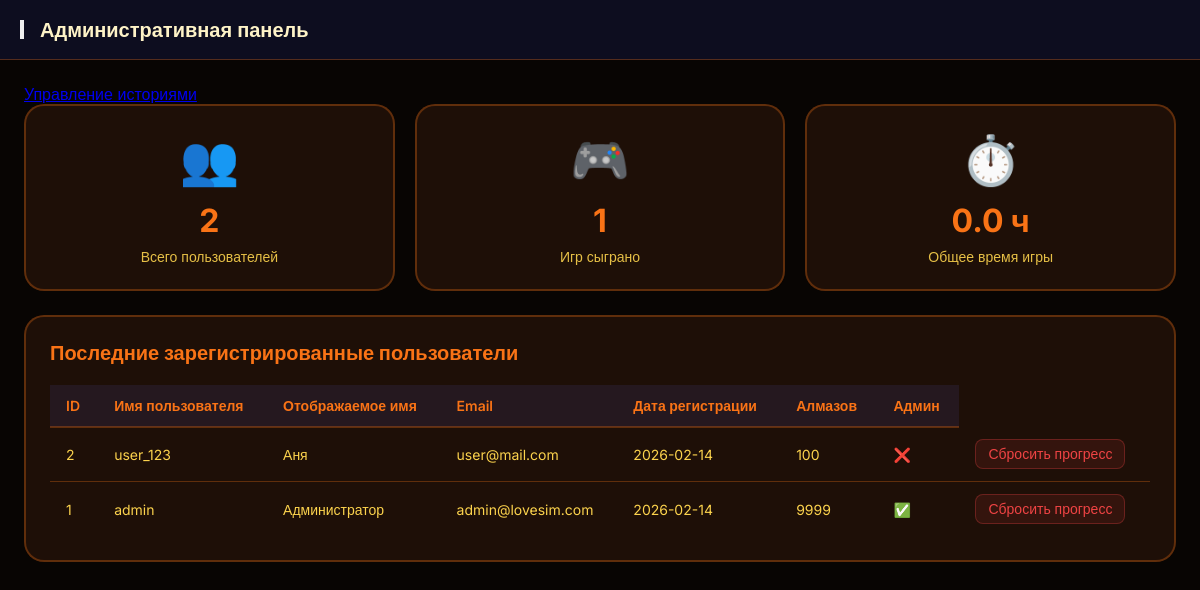
The page /admin (signed in) on the database its author committed.
### tables this page shows
CREATE TABLE users (
                    id INTEGER PRIMARY KEY AUTOINCREMENT,
                    username TEXT UNIQUE NOT NULL,
                    email TEXT UNIQUE NOT NULL,
                    password_hash TEXT NOT NULL,
                    password_salt TEXT NOT NULL,
                    display_name TEXT,
                    avatar_url TEXT,
                    created_at TIMESTAMP DEFAULT CURRENT_TIMESTAMP,
                    last_login TIMESTAMP,
                    is_active BOOLEAN DEFAULT 1,
                    is_admin BOOLEAN DEFAULT 0,
                    failed_login_attempts INTEGER DEFAULT 0,
                    locked_until TIMESTAMP,
                    diamonds INTEGER DEFAULT 0,
                    theme TEXT DEFAULT 'orange',
                    settings TEXT DEFAULT '{}'
                );

### app.py (the view)
@app.route('/admin')
@admin_required
def admin_page():
    user = db.get_user_by_id(session['user_id'])
    with db.get_connection() as conn:
        cursor = conn.cursor()
        cursor.execute('SELECT COUNT(*) as count FROM users')
        total_users = cursor.fetchone()['count']
        cursor.execute('SELECT COUNT(*) as count FROM game_stats')
        total_games_played = cursor.fetchone()['count']
        cursor.execute('SELECT SUM(play_time) as total FROM game_stats')
        total_play_time = cursor.fetchone()['total'] or 0
        cursor.execute('SELECT * FROM users ORDER BY created_at DESC LIMIT 10')
        recent_users = [dict(row) for row in cursor.fetchall()]
    return render_template(
        'admin.html',
        user=user,
        total_users=total_users,
        total_games_played=total_games_played,
        total_play_time=total_play_time,
        recent_users=recent_users
    )

### app.py (called while the page is built)
def admin_required(f):
    @wraps(f)
    def decorated_function(*args, **kwargs):
        if 'user_id' not in session:
            return redirect(url_for('login_page'))
        user = db.get_user_by_id(session['user_id'])
        if not user or not user.get('is_admin'):
            return render_template('error.html',
                                   message='Доступ запрещен',
                                   code=403), 403
        return f(*args, **kwargs)
    return decorated_function

### database.py (called while the page is built)
    @contextmanager
    def get_connection(self):
        conn = sqlite3.connect(self.db_path)
        conn.row_factory = sqlite3.Row
        try:
            yield conn
            conn.commit()
        except Exception:
            conn.rollback()
            raise
        finally:
            conn.close()

    def get_user_by_id(self, user_id: int) -> Optional[Dict[str, Any]]:
        with self.get_connection() as conn:
            cursor = conn.cursor()
            cursor.execute('SELECT * FROM users WHERE id = ?', (user_id,))
            user = cursor.fetchone()
            return dict(user) if user else None

### templates/admin.html (shortened to what this page needs)
{% extends "base.html" %}
{% block content %}
<div class="admin-container">
  <div class="top-bar">
    <div class="top-left">
      <button class="icon-btn" onclick="window.location.href='/dashboard'">
      </button>
      <div class="page-title">Административная панель</div>
    </div>
  </div>
  <div class="main-content">
    <a href="{{ url_for('admin_stories_page') }}">Управление историями</a>
    <div class="stats-grid">
      <div class="stat-card">
        <div class="stat-icon">👥</div>
        <div class="stat-value">{{ total_users }}</div>
        <div class="stat-label">Всего пользователей</div>
      </div>
      <div class="stat-card">
        <div class="stat-icon">🎮</div>
        <div class="stat-value">{{ total_games_played }}</div>
        <div class="stat-label">Игр сыграно</div>
      </div>
      <div class="stat-card">
        <div class="stat-icon">⏱️</div>
        <div class="stat-value">{{ (total_play_time / 3600)|round(1) }} ч</div>
        <div class="stat-label">Общее время игры</div>
      </div>
    </div>
    <div class="section">
      <h3>Последние зарегистрированные пользователи</h3>
      <div class="users-table">
        <table>
          <thead>
            <tr>
              <th>ID</th>
              <th>Имя пользователя</th>
              <th>Отображаемое имя</th>
              <th>Email</th>
              <th>Дата регистрации</th>
              <th>Алмазов</th>
              <th>Админ</th>
            </tr>
          </thead>
          <tbody>
            {% for user in recent_users %}
              <tr>
                <td>{{ user.id }}</td>
                <td>{{ user.username }}</td>
                <td>{{ user.display_name }}</td>
                <td>{{ user.email }}</td>
                <td>{{ user.created_at[:10] }}</td>
                <td>{{ user.diamonds }}</td>
                <td>{% if user.is_admin %}✅{% else %}❌{% endif %}</td>
                <td>
                  <button class="btn-reset-progress" onclick="resetProgress({{ user.id }})">
                    Сбросить прогресс
                  </button>
                </td>
              </tr>
            {% endfor %}
          </tbody>
        </table>
      </div>
    </div>
  </div>
</div>
{% endblock %}

### templates/base.html (shortened to what this page needs)
<!DOCTYPE html>
<html lang="ru">
<head>
  <link rel="stylesheet" href="{{ url_for('static', filename='css/style.css') }}">
</head>
<body data-theme="{% if user and user.theme %}{{ user.theme }}{% else %}orange{% endif %}">
  {% block content %}{% endblock %}
</body>
</html>

### static/css/style.css (style rules this page uses)
* { margin: 0; padding: 0; box-sizing: border-box; }
body { font-family: 'Inter', -apple-system, BlinkMacSystemFont, sans-serif; -webkit-font-smoothing: antialiased; -moz-osx-font-smoothing: grayscale; }

### templates/admin.html (style rules this page uses)
.btn-reset-progress { background: rgba(239, 68, 68, 0.1); color: #ef4444; border: 1px solid rgba(239, 68, 68, 0.3); padding: 6px 12px; border-radius: 8px; cursor: pointer; transition: all 0.2s; font-size: 14px; }
:root { --bg-primary: #0a0a0f; --bg-gradient-start: #0f0f1a; --bg-gradient-end: #1a1a2e; --accent: #6366f1; --accent-dark: #4f46e5; --text-primary: #f1f5f9; --text-secondary: #cbd5e1; --card-bg: rgba(20, 20, 40, 0.7); --card-border: rgba(99, 102, 241, 0.3); }
[data-theme="orange"] { --bg-primary: #080503; --bg-gradient-start: #0d0704; --bg-gradient-end: #1a1208; --accent: #f97316; --accent-dark: #ea580c; --text-primary: #fef3c7; --text-secondary: #fcd34d; --card-bg: rgba(40, 20, 10, 0.7); --card-border: rgba(249, 115, 22, 0.3); }
* { margin: 0; padding: 0; box-sizing: border-box; }
body { font-family: 'Inter', sans-serif; background: var(--bg-primary); color: var(--text-primary); min-height: 100vh; }
.admin-container { display: flex; flex-direction: column; min-height: 100vh; }
.top-bar { height: 60px; background: rgba(15, 15, 35, 0.9); backdrop-filter: blur(20px); border-bottom: 1px solid var(--card-border); display: flex; align-items: center; justify-content: space-between; padding: 0 20px; position: sticky; top: 0; z-index: 100; }
.top-left { display: flex; align-items: center; gap: 16px; }
.page-title { font-size: 20px; font-weight: 600; }
.main-content { padding: 24px; overflow-y: auto; flex: 1; }
.stats-grid { display: grid; grid-template-columns: repeat(auto-fit, minmax(240px, 1fr)); gap: 20px; margin-bottom: 24px; }
.stat-card { background: var(--card-bg); backdrop-filter: blur(15px); border: 2px solid var(--card-border); border-radius: 20px; padding: 24px; text-align: center; transition: all 0.2s; }
.stat-icon { font-size: 48px; margin-bottom: 12px; }
.stat-value { font-size: 32px; font-weight: 700; color: var(--accent); margin-bottom: 8px; }
.stat-label { color: var(--text-secondary); font-size: 14px; opacity: 0.9; }
.section { background: var(--card-bg); backdrop-filter: blur(15px); border: 2px solid var(--card-border); border-radius: 20px; padding: 24px; margin-bottom: 24px; }
.section h3 { font-size: 20px; font-weight: 700; margin-bottom: 20px; color: var(--accent); }
.users-table { overflow-x: auto; }
table { width: 100%; border-collapse: collapse; }
table thead { background: rgba(99, 102, 241, 0.1); }
table th { padding: 12px 16px; text-align: left; font-weight: 600; color: var(--accent); font-size: 14px; border-bottom: 2px solid var(--card-border); }
table td { padding: 12px 16px; border-bottom: 1px solid var(--card-border); color: var(--text-secondary); font-size: 14px; }
table tr:last-child td { border-bottom: none; }

### rows shown on the page
users: id "2", username "user_123", display_name "Аня", email "user@mail.com", created_at "2026-02-14", diamonds "100"
users: id "1", username "admin", display_name "Администратор", email "admin@lovesim.com", created_at "2026-02-14", diamonds "9999"

### other values the page prints
{{ total_users }} "2"
{{ total_games_played }} "1"
{{ (total_play_time / 3600)|round(1) }} "0.0"
